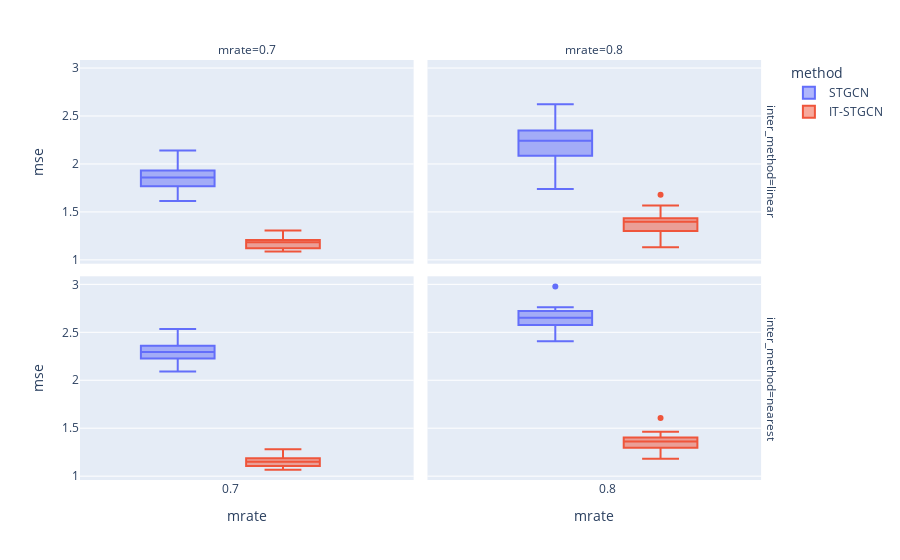

This figure's notebook cell:
### Code cell
data.query("method!='GNAR' and mtype =='rand'").plot.box(backend='plotly',x='mrate',color='method',y='mse',facet_col='mrate',facet_row='inter_method',height=600)

### Figure 1 — Plotly figure (JSON) as saved in the notebook; plotly's stock layout.template omitted (floating-point values rounded to 4 significant figures)
{"data": [{"alignmentgroup": "True", "hovertemplate": "method=STGCN<br>inter_method=linear<br>mrate=%{x}<br>mse=%{y}<extra></extra>", "legendgroup": "STGCN", "marker": {"color": "#636efa"}, "name": "STGCN", "notched": false, "offsetgroup": "STGCN", "orientation": "v", "showlegend": true, "type": "box", "x": [0.7, 0.7, 0.7, 0.7, 0.7, 0.7, 0.7, 0.7, 0.7, 0.7, 0.7, 0.7, 0.7, 0.7, 0.7, 0.7, 0.7, 0.7, 0.7, 0.7, 0.7, 0.7, 0.7, 0.7, 0.7, 0.7, 0.7, 0.7, 0.7, 0.7], "x0": " ", "xaxis": "x3", "y": [1.892, 1.7, 1.868, 1.816, 1.931, 1.878, 1.614, 1.766, 1.766, 2.14, 2.023, 1.822, 2.071, 1.706, 1.884, 1.92, 1.933, 1.768, 1.873, 1.678, 1.802, 1.795, 1.849, 1.957, 1.77, 1.642, 2.1, 1.698, 2.017, 2.054], "y0": " ", "yaxis": "y3"}, {"alignmentgroup": "True", "hovertemplate": "method=STGCN<br>inter_method=linear<br>mrate=%{x}<br>mse=%{y}<extra></extra>", "legendgroup": "STGCN", "marker": {"color": "#636efa"}, "name": "STGCN", "notched": false, "offsetgroup": "STGCN", "orientation": "v", "showlegend": false, "type": "box", "x": [0.8, 0.8, 0.8, 0.8, 0.8, 0.8, 0.8, 0.8, 0.8, 0.8, 0.8, 0.8, 0.8, 0.8, 0.8, 0.8, 0.8, 0.8, 0.8, 0.8, 0.8, 0.8, 0.8, 0.8, 0.8, 0.8, 0.8, 0.8, 0.8, 0.8], "x0": " ", "xaxis": "x4", "y": [2.073, 2.333, 2.389, 2.235, 2.349, 2.518, 2.149, 2.442, 2.622, 2.126, 2.3, 2.446, 2.237, 2.246, 2.002, 2.281, 2.392, 1.926, 2.087, 2.029, 2.394, 1.928, 2.153, 1.738, 2.214, 2.311, 2.267, 2.072, 2.284, 2.162], "y0": " ", "yaxis": "y4"}, {"alignmentgroup": "True", "hovertemplate": "method=STGCN<br>inter_method=nearest<br>mrate=%{x}<br>mse=%{y}<extra></extra>", "legendgroup": "STGCN", "marker": {"color": "#636efa"}, "name": "STGCN", "notched": false, "offsetgroup": "STGCN", "orientation": "v", "showlegend": false, "type": "box", "x": [0.7, 0.7, 0.7, 0.7, 0.7, 0.7, 0.7, 0.7, 0.7, 0.7, 0.7, 0.7, 0.7, 0.7, 0.7, 0.7, 0.7, 0.7, 0.7, 0.7, 0.7, 0.7, 0.7, 0.7, 0.7, 0.7, 0.7, 0.7, 0.7, 0.7], "x0": " ", "xaxis": "x", "y": [2.211, 2.188, 2.315, 2.3, 2.15, 2.336, 2.341, 2.458, 2.374, 2.535, 2.292, 2.363, 2.355, 2.091, 2.333, 2.225, 2.419, 2.102, 2.187, 2.283, 2.396, 2.247, 2.257, 2.288, 2.227, 2.228, 2.359, 2.317, 2.454, 2.251], "y0": " ", "yaxis": "y"}, {"alignmentgroup": "True", "hovertemplate": "method=STGCN<br>inter_method=nearest<br>mrate=%{x}<br>mse=%{y}<extra></extra>", "legendgroup": "STGCN", "marker": {"color": "#636efa"}, "name": "STGCN", "notched": false, "offsetgroup": "STGCN", "orientation": "v", "showlegend": false, "type": "box", "x": [0.8, 0.8, 0.8, 0.8, 0.8, 0.8, 0.8, 0.8, 0.8, 0.8, 0.8, 0.8, 0.8, 0.8, 0.8, 0.8, 0.8, 0.8, 0.8, 0.8, 0.8, 0.8, 0.8, 0.8, 0.8, 0.8, 0.8, 0.8, 0.8, 0.8], "x0": " ", "xaxis": "x2", "y": [2.566, 2.611, 2.735, 2.644, 2.742, 2.457, 2.76, 2.637, 2.406, 2.424, 2.668, 2.672, 2.744, 2.744, 2.978, 2.732, 2.647, 2.545, 2.577, 2.708, 2.605, 2.52, 2.67, 2.658, 2.495, 2.579, 2.597, 2.712, 2.721, 2.67], "y0": " ", "yaxis": "y2"}, {"alignmentgroup": "True", "hovertemplate": "method=IT-STGCN<br>inter_method=linear<br>mrate=%{x}<br>mse=%{y}<extra></extra>", "legendgroup": "IT-STGCN", "marker": {"color": "#EF553B"}, "name": "IT-STGCN", "notched": false, "offsetgroup": "IT-STGCN", "orientation": "v", "showlegend": true, "type": "box", "x": [0.7, 0.7, 0.7, 0.7, 0.7, 0.7, 0.7, 0.7, 0.7, 0.7, 0.7, 0.7, 0.7, 0.7, 0.7, 0.7, 0.7, 0.7, 0.7, 0.7, 0.7, 0.7, 0.7, 0.7, 0.7, 0.7, 0.7, 0.7, 0.7, 0.7], "x0": " ", "xaxis": "x3", "y": [1.244, 1.268, 1.103, 1.16, 1.196, 1.196, 1.147, 1.307, 1.214, 1.301, 1.114, 1.204, 1.288, 1.176, 1.136, 1.145, 1.119, 1.114, 1.087, 1.115, 1.207, 1.194, 1.121, 1.181, 1.106, 1.157, 1.204, 1.208, 1.187, 1.195], "y0": " ", "yaxis": "y3"}, {"alignmentgroup": "True", "hovertemplate": "method=IT-STGCN<br>inter_method=linear<br>mrate=%{x}<br>mse=%{y}<extra></extra>", "legendgroup": "IT-STGCN", "marker": {"color": "#EF553B"}, "name": "IT-STGCN", "notched": false, "offsetgroup": "IT-STGCN", "orientation": "v", "showlegend": false, "type": "box", "x": [0.8, 0.8, 0.8, 0.8, 0.8, 0.8, 0.8, 0.8, 0.8, 0.8, 0.8, 0.8, 0.8, 0.8, 0.8, 0.8, 0.8, 0.8, 0.8, 0.8, 0.8, 0.8, 0.8, 0.8, 0.8, 0.8, 0.8, 0.8, 0.8, 0.8], "x0": " ", "xaxis": "x4", "y": [1.428, 1.424, 1.337, 1.302, 1.404, 1.286, 1.276, 1.409, 1.567, 1.406, 1.322, 1.132, 1.317, 1.301, 1.433, 1.433, 1.679, 1.469, 1.265, 1.415, 1.391, 1.285, 1.275, 1.349, 1.502, 1.508, 1.271, 1.39, 1.466, 1.452], "y0": " ", "yaxis": "y4"}, {"alignmentgroup": "True", "hovertemplate": "method=IT-STGCN<br>inter_method=nearest<br>mrate=%{x}<br>mse=%{y}<extra></extra>", "legendgroup": "IT-STGCN", "marker": {"color": "#EF553B"}, "name": "IT-STGCN", "notched": false, "offsetgroup": "IT-STGCN", "orientation": "v", "showlegend": false, "type": "box", "x": [0.7, 0.7, 0.7, 0.7, 0.7, 0.7, 0.7, 0.7, 0.7, 0.7, 0.7, 0.7, 0.7, 0.7, 0.7, 0.7, 0.7, 0.7, 0.7, 0.7, 0.7, 0.7, 0.7, 0.7, 0.7, 0.7, 0.7, 0.7, 0.7, 0.7], "x0": " ", "xaxis": "x", "y": [1.236, 1.184, 1.085, 1.096, 1.216, 1.088, 1.28, 1.134, 1.167, 1.171, 1.204, 1.105, 1.162, 1.186, 1.094, 1.123, 1.148, 1.2, 1.077, 1.097, 1.136, 1.186, 1.258, 1.133, 1.179, 1.154, 1.115, 1.066, 1.137, 1.202], "y0": " ", "yaxis": "y"}, {"alignmentgroup": "True", "hovertemplate": "method=IT-STGCN<br>inter_method=nearest<br>mrate=%{x}<br>mse=%{y}<extra></extra>", "legendgroup": "IT-STGCN", "marker": {"color": "#EF553B"}, "name": "IT-STGCN", "notched": false, "offsetgroup": "IT-STGCN", "orientation": "v", "showlegend": false, "type": "box", "x": [0.8, 0.8, 0.8, 0.8, 0.8, 0.8, 0.8, 0.8, 0.8, 0.8, 0.8, 0.8, 0.8, 0.8, 0.8, 0.8, 0.8, 0.8, 0.8, 0.8, 0.8, 0.8, 0.8, 0.8, 0.8, 0.8, 0.8, 0.8, 0.8, 0.8], "x0": " ", "xaxis": "x2", "y": [1.182, 1.267, 1.351, 1.233, 1.367, 1.425, 1.447, 1.351, 1.246, 1.387, 1.288, 1.397, 1.416, 1.433, 1.398, 1.399, 1.234, 1.607, 1.425, 1.464, 1.404, 1.288, 1.345, 1.361, 1.297, 1.355, 1.325, 1.344, 1.388, 1.364], "y0": " ", "yaxis": "y2"}], "layout": {"annotations": [{"font": {}, "showarrow": false, "text": "mrate=0.7", "x": 0.24, "xanchor": "center", "xref": "paper", "y": 1, "yanchor": "bottom", "yref": "paper"}, {"font": {}, "showarrow": false, "text": "mrate=0.8", "x": 0.74, "xanchor": "center", "xref": "paper", "y": 1, "yanchor": "bottom", "yref": "paper"}, {"font": {}, "showarrow": false, "text": "inter_method=nearest", "textangle": 90, "x": 0.98, "xanchor": "left", "xref": "paper", "y": 0.2425, "yanchor": "middle", "yref": "paper"}, {"font": {}, "showarrow": false, "text": "inter_method=linear", "textangle": 90, "x": 0.98, "xanchor": "left", "xref": "paper", "y": 0.7575, "yanchor": "middle", "yref": "paper"}], "autosize": true, "boxmode": "group", "legend": {"title": {"text": "method"}, "tracegroupgap": 0}, "margin": {"t": 60}, "xaxis": {"anchor": "y", "autorange": true, "categoryarray": [0.7, 0.8], "categoryorder": "array", "domain": [0, 0.48], "range": [0.2, 1.31], "title": {"text": "mrate"}, "type": "linear"}, "xaxis2": {"anchor": "y2", "autorange": true, "categoryarray": [0.7, 0.8], "categoryorder": "array", "domain": [0.5, 0.98], "matches": "x", "range": [0.2, 1.31], "title": {"text": "mrate"}, "type": "linear"}, "xaxis3": {"anchor": "y3", "autorange": true, "domain": [0, 0.48], "matches": "x", "range": [0.2, 1.31], "showticklabels": false, "type": "linear"}, "xaxis4": {"anchor": "y4", "autorange": true, "domain": [0.5, 0.98], "matches": "x", "range": [0.2, 1.31], "showticklabels": false, "type": "linear"}, "yaxis": {"anchor": "x", "autorange": true, "domain": [0, 0.485], "range": [0.96, 3.084], "title": {"text": "mse"}, "type": "linear"}, "yaxis2": {"anchor": "x2", "autorange": true, "domain": [0, 0.485], "matches": "y", "range": [0.96, 3.084], "showticklabels": false, "type": "linear"}, "yaxis3": {"anchor": "x3", "autorange": true, "domain": [0.515, 1], "matches": "y", "range": [0.96, 3.084], "title": {"text": "mse"}, "type": "linear"}, "yaxis4": {"anchor": "x4", "autorange": true, "domain": [0.515, 1], "matches": "y", "range": [0.96, 3.084], "showticklabels": false, "type": "linear"}}}
